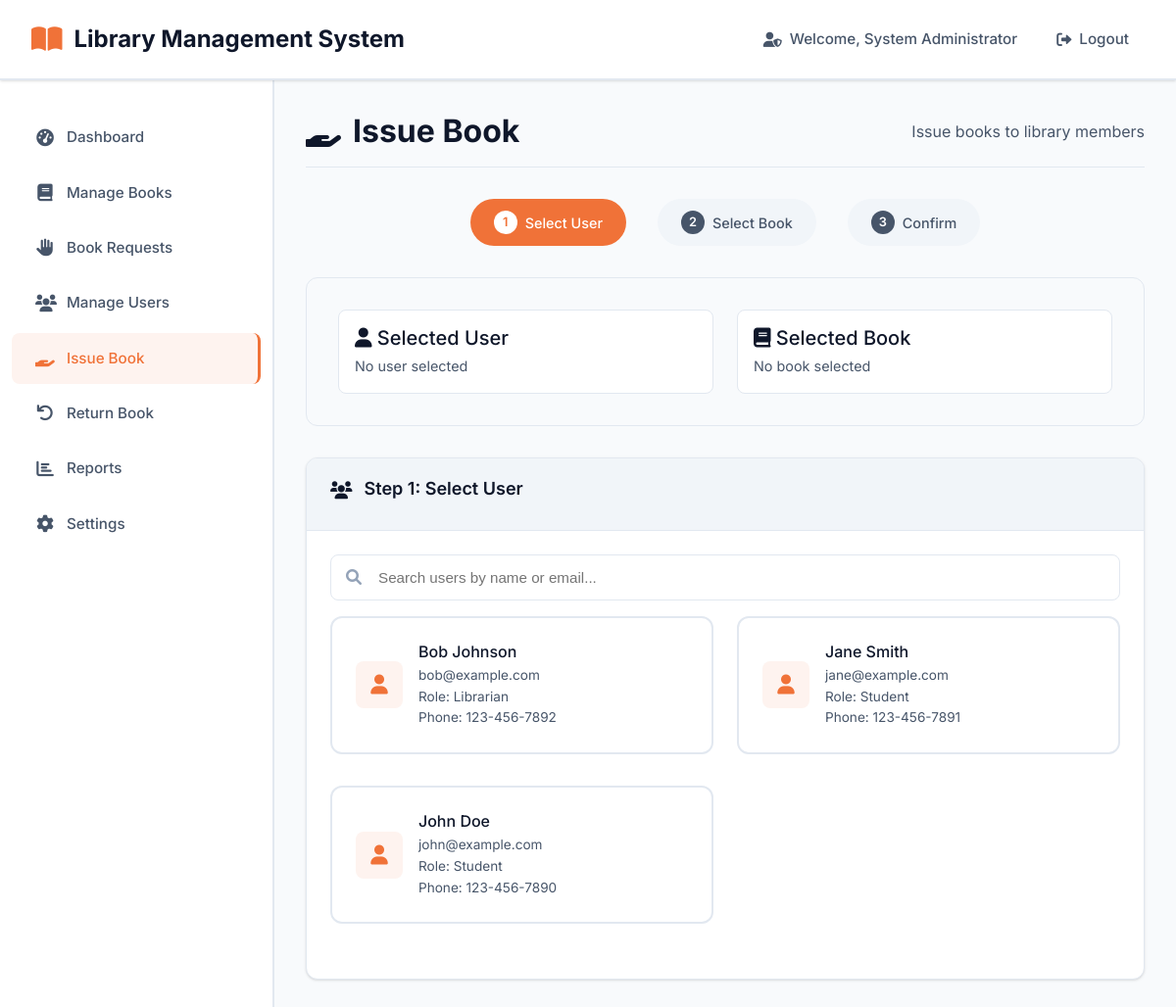
Page /admin/issue-book.php (signed in) on the committed database.
### tables this page shows
CREATE TABLE users (
    user_id INT PRIMARY KEY AUTO_INCREMENT,
    name VARCHAR(100) NOT NULL,
    email VARCHAR(100) UNIQUE NOT NULL,
    password VARCHAR(255) NOT NULL,
    role VARCHAR(50) NOT NULL DEFAULT 'student',
    phone VARCHAR(20),
    address TEXT,
    registration_date DATE,
    status VARCHAR(20) DEFAULT 'active',
    created_at TIMESTAMP DEFAULT CURRENT_TIMESTAMP,
    updated_at TIMESTAMP DEFAULT CURRENT_TIMESTAMP ON UPDATE CURRENT_TIMESTAMP
);

### includes/functions.php (called while the page is built, shortened)
<?php
function getUsers($search = '', $role = '') {
    try {
        $db = getDB();
        $sql = "SELECT user_id, name, email, role, phone, address, registration_date, status
                FROM users WHERE 1=1";
        $params = [];
        $sql .= " ORDER BY name ASC";
        $stmt = $db->prepare($sql);
        $execute_result = $stmt->execute();
        $results = $stmt->fetchAll();
        return $results;
    } catch (Exception $e) {
        file_put_contents('/tmp/search_debug.txt', "Exception: " . $e->getMessage() . "\n", FILE_APPEND);
        error_log("Get users error: " . $e->getMessage());
        return [];
    }
}
?>

### admin/issue-book.php (the view, shortened to what this page needs)
<?php
require_once '../includes/functions.php';
$activeUsers = getUsers('', '');
$activeUsers = array_filter($activeUsers, function($user) {
    return $user['status'] === 'active';
});
?>
<!DOCTYPE html>
<html lang="en">
<head>
    <link rel="stylesheet" href="../assets/css/style.css">
    <link rel="stylesheet" href="https://cdnjs.cloudflare.com/ajax/libs/font-awesome/6.0.0/css/all.min.css">
</head>
<body class="admin-layout">
    <nav class="admin-navbar">
        <div class="navbar-content">
            <a href="dashboard.php" class="navbar-brand">
                <i class="fas fa-book-open"></i>
                <?php echo SITE_NAME; ?>
            </a>
            <ul class="navbar-nav">
                <li><span class="nav-text"><i class="fas fa-user-shield"></i> Welcome, <?php echo htmlspecialchars($_SESSION['user_name']); ?></span></li>
                <li><a href="../includes/logout.php" class="nav-link"><i class="fas fa-sign-out-alt"></i> Logout</a></li>
            </ul>
        </div>
    </nav>
    <div class="admin-container">
        <aside class="admin-sidebar">
            <ul class="sidebar-nav">
                <li class="nav-item">
                    <a href="dashboard.php" class="nav-link">
                        <i class="fas fa-tachometer-alt"></i> Dashboard
                    </a>
                </li>
                <li class="nav-item">
                    <a href="books.php" class="nav-link">
                        <i class="fas fa-book"></i> Manage Books
                    </a>
                </li>
                <li class="nav-item">
                    <a href="book-requests.php" class="nav-link">
                        <i class="fas fa-hand-paper"></i> Book Requests
                    </a>
                </li>
                <li class="nav-item">
                    <a href="users.php" class="nav-link">
                        <i class="fas fa-users"></i> Manage Users
                    </a>
                </li>
                <li class="nav-item">
                    <a href="issue-book.php" class="nav-link active">
                        <i class="fas fa-hand-holding"></i> Issue Book
                    </a>
                </li>
                <li class="nav-item">
                    <a href="return-book.php" class="nav-link">
                        <i class="fas fa-undo"></i> Return Book
                    </a>
                </li>
                <li class="nav-item">
                    <a href="reports.php" class="nav-link">
                        <i class="fas fa-chart-bar"></i> Reports
                    </a>
                </li>
                <li class="nav-item">
                    <a href="settings.php" class="nav-link">
                        <i class="fas fa-cog"></i> Settings
                    </a>
                </li>
            </ul>
        </aside>
        <main class="main-content">
            <div class="page-header">
                <h1 class="page-title">
                    <i class="fas fa-hand-holding"></i>
                    Issue Book
                </h1>
                <p class="page-subtitle">Issue books to library members</p>
            </div>
            <div class="step-indicator">
                <div class="step completed">
                    <div class="step-number">1</div>
                    Select User
                </div>
                <div class="step active">
                    <div class="step-number">2</div>
                    Select Book
                </div>
                <div class="step pending">
                    <div class="step-number">3</div>
                    Confirm
                </div>
            </div>
            <div class="selection-summary">
                <div class="row">
                    <div class="col-md-6">
                        <div class="selection-item">
                            <div class="selection-info">
                                <h4><i class="fas fa-user"></i> Selected User</h4>
                                <p id="selectedUserText">No user selected</p>
                            </div>
                        </div>
                    </div>
                    <div class="col-md-6">
                        <div class="selection-item">
                            <div class="selection-info">
                                <h4><i class="fas fa-book"></i> Selected Book</h4>
                                <p id="selectedBookText">No book selected</p>
                            </div>
                        </div>
                    </div>
                </div>
            </div>
            <div class="card" id="step1">
                <div class="card-header">
                    <h3 class="card-title">
                        <i class="fas fa-users"></i>
                        Step 1: Select User
                    </h3>
                </div>
                <div class="card-body">
                    <div class="search-box mb-3">
                        <i class="fas fa-search search-icon"></i>
                        <input type="text" id="userSearch" class="search-input" placeholder="Search users by name or email...">
                    </div>
                    <div class="row" id="usersList">
                        <?php if (!empty($activeUsers)): ?>
                            <?php foreach ($activeUsers as $user): ?>
                                <div class="col-md-6 mb-3">
                                    <div class="user-card" data-user-id="<?php echo $user['user_id']; ?>" data-user-name="<?php echo htmlspecialchars($user['name']); ?>" data-user-email="<?php echo htmlspecialchars($user['email']); ?>" data-user-role="<?php echo htmlspecialchars($user['role']); ?>" data-user-phone="<?php echo htmlspecialchars($user['phone'] ?? ''); ?>">
                                        <div class="user-card-content">
                                            <div class="user-icon">
                                                <i class="fas fa-user"></i>
                                            </div>
                                            <div class="user-details">
                                                <h4><?php echo htmlspecialchars($user['name']); ?></h4>
                                                <p><?php echo htmlspecialchars($user['email']); ?></p>
                                                <p>Role: <?php echo ucfirst(htmlspecialchars($user['role'])); ?></p>
                                                <?php if (!empty($user['phone'])): ?>
                                                    <p>Phone: <?php echo htmlspecialchars($user['phone']); ?></p>
                                                <?php endif; ?>
                                            </div>
                                        </div>
                                    </div>
                                </div>
                            <?php endforeach; ?>
                        <?php endif; ?>
                    </div>
                </div>
            </div>
        </main>
    </div>
</body>
</html>

### admin/issue-book.php (style rules this page uses)
.book-card, .user-card { border: 2px solid var(--border-color); cursor: pointer; transition: var(--transition); border-radius: var(--border-radius-lg); padding: 1.5rem; margin-bottom: 1rem; background: var(--bg-primary); }
.step-indicator { display: flex; justify-content: center; margin-bottom: 2rem; }
.step { display: flex; align-items: center; margin: 0 1rem; padding: 0.75rem 1.5rem; border-radius: 50px; font-weight: 500; font-size: 0.9rem; }
.step.active { background: var(--primary-color); color: white; }
.step.pending { background: var(--bg-tertiary); color: var(--text-secondary); }
.step-number { background: white; color: var(--success-color); width: 24px; height: 24px; border-radius: 50%; display: flex; align-items: center; justify-content: center; margin-right: 0.5rem; font-size: 0.8rem; font-weight: 600; }
.step.active .step-number { background: white; color: var(--primary-color); }
.step.pending .step-number { background: var(--text-secondary); color: white; }
.selection-summary { background: var(--bg-secondary); border: 1px solid var(--border-color); border-radius: var(--border-radius-lg); padding: 2rem; margin-bottom: 2rem; }
.selection-item { display: flex; justify-content: space-between; align-items: center; padding: 1rem; background: var(--bg-primary); border-radius: var(--border-radius); margin-bottom: 1rem; border: 1px solid var(--border-color); }
.selection-item:last-child { margin-bottom: 0; }
.selection-info h4 { margin: 0 0 0.25rem 0; color: var(--text-primary); }
.selection-info p { margin: 0; color: var(--text-secondary); font-size: 0.9rem; }
.user-card-content, .book-card-content { display: flex; align-items: center; gap: 1rem; }
.user-icon, .book-icon { width: 48px; height: 48px; background: var(--primary-light); border-radius: var(--border-radius); display: flex; align-items: center; justify-content: center; color: var(--primary-color); font-size: 1.25rem; flex-shrink: 0; }
.user-details, .book-details { flex: 1; }
.user-details h4, .book-details h4 { margin: 0 0 0.25rem 0; color: var(--text-primary); font-size: 1rem; }
.user-details p, .book-details p { margin: 0; color: var(--text-secondary); font-size: 0.85rem; }

### rows in the picture
users: name "Bob Johnson", email "bob@example.com", role "Librarian", phone "123-456-7892"
users: name "Jane Smith", email "jane@example.com", role "Student", phone "123-456-7891"
users: name "John Doe", email "john@example.com", role "Student", phone "123-456-7890"

### other values in the picture
SITE_NAME "Library Management System"
$_SESSION['user_name'] "System Administrator"
